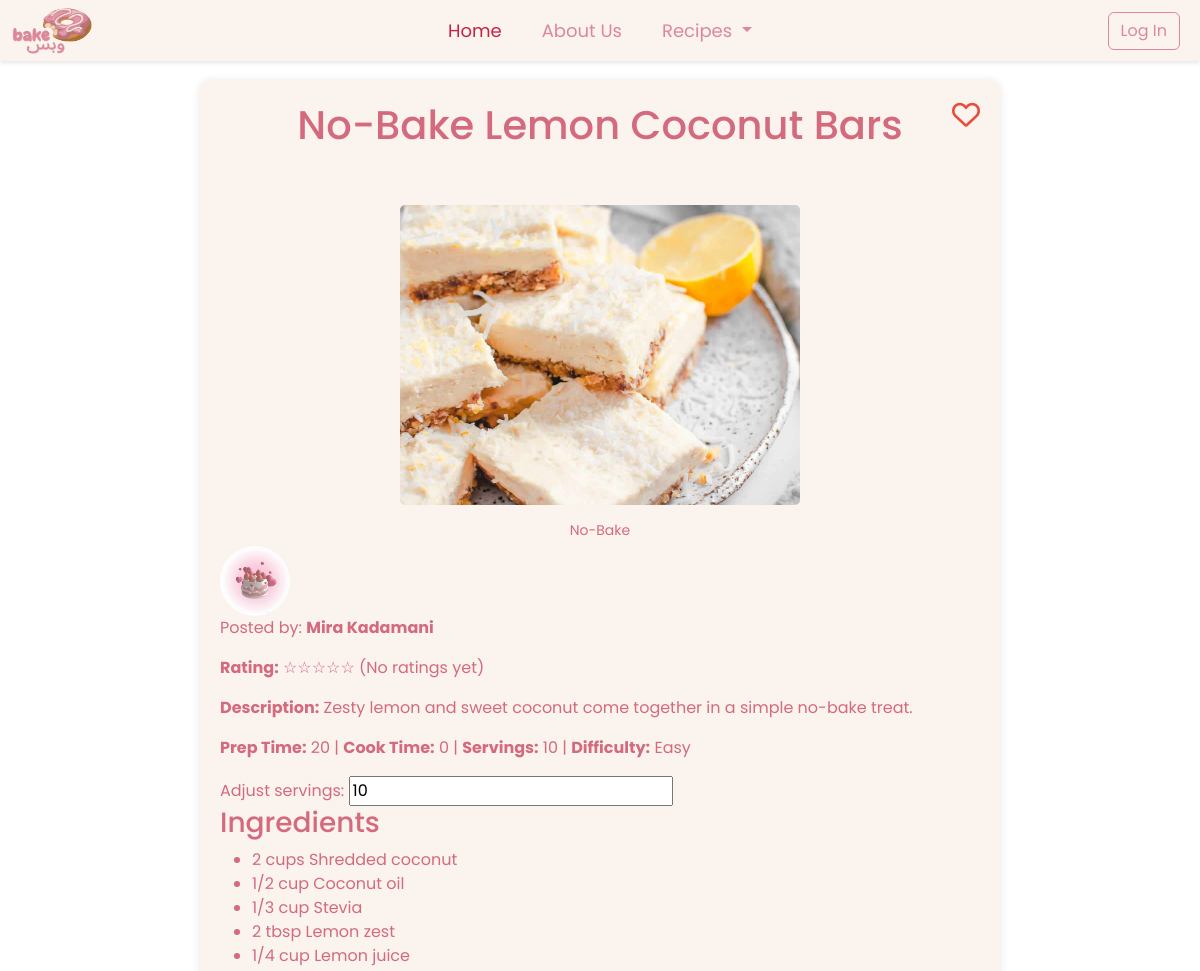
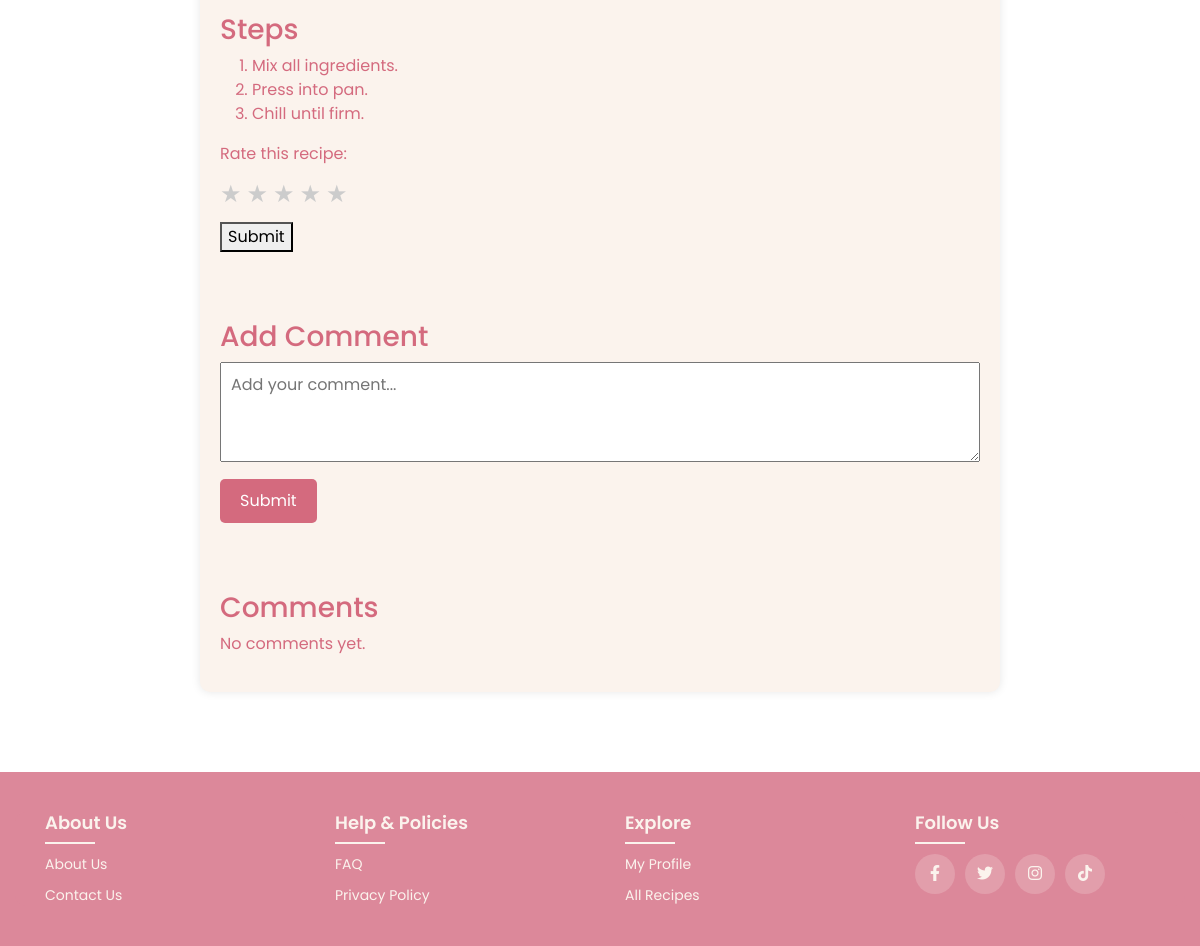
Page /individual-recipes.php?id=177 on the committed database (2 pictures, top to bottom).
### tables this page shows
CREATE TABLE `recipe` (
  `id` int(11) NOT NULL,
  `name` varchar(255) NOT NULL,
  `description` text DEFAULT NULL,
  `category` varchar(100) NOT NULL,
  `prep_time` int(11) DEFAULT NULL,
  `cook_time` int(11) DEFAULT NULL,
  `servings` int(11) DEFAULT NULL,
  `difficulty` enum('Easy','Medium','Hard') NOT NULL DEFAULT 'Easy',
  `image` varchar(255) DEFAULT NULL,
  `ingredients` text DEFAULT NULL,
  `steps` text DEFAULT NULL,
  `user` varchar(255) DEFAULT NULL,
  `created_at` timestamp NOT NULL DEFAULT current_timestamp(),
  `user_id` int(11) NOT NULL
);

CREATE TABLE `users` (
  `user_id` int(11) NOT NULL,
  `username` varchar(50) NOT NULL,
  `email` varchar(100) NOT NULL,
  `password_hash` varchar(255) NOT NULL,
  `profile_picture` varchar(255) DEFAULT 'images/default.png',
  `bio` varchar(270) DEFAULT 'No bio yet',
  `hobbies` varchar(150) DEFAULT 'Still looking for new hobbies...',
  `Userrole` varchar(8) DEFAULT 'Baker'
);

### individual-recipes.php (the view, shortened to what this page needs)
<?php
    include 'individualrecipe.php';
    $isLoggedIn = isset($_SESSION['user_id']);
    $user_id = $_SESSION['user_id'];
    $recipe_id = $_GET['id'];
    $query = "SELECT * FROM recipe WHERE id = :id";
    $stmt = $con->prepare($query);
    $stmt->bindParam(':id', $recipe_id, PDO::PARAM_INT);
    $stmt->execute();
    $recipe = $stmt->fetch(PDO::FETCH_ASSOC);
    $userQuery = $con->prepare("SELECT username, profile_picture FROM users WHERE user_id = ?");
    $userQuery->execute([$recipe['user_id']]);
    $userInfo = $userQuery->fetch();
    $ingredients = json_decode($recipe['ingredients'], true);
    $steps = json_decode($recipe['steps'], true);
    $ratingQuery = $con->prepare("SELECT AVG(rating) AS avg_rating FROM reviews WHERE recipe_id = ?");
    $ratingQuery->execute([$recipe_id]);
    $ratingResult = $ratingQuery->fetch();
    function checkIfFavorited($user_id, $recipe_id, $con) {
        $stmt = $con->prepare("SELECT * FROM favorites WHERE user_id = :user_id AND recipe_id = :recipe_id");
        $stmt->bindParam(':user_id', $user_id, PDO::PARAM_INT);
        $stmt->bindParam(':recipe_id', $recipe_id, PDO::PARAM_INT);
        $stmt->execute();
        return $stmt->rowCount() > 0;
    }
    $isFavorited = checkIfFavorited($user_id, $recipe_id, $con);
?>
<!DOCTYPE html>
<html lang="en">
<head>
    <link href="https://cdn.jsdelivr.net/npm/bootstrap@5.3.2/dist/css/bootstrap.min.css" rel="stylesheet">
    <link rel="stylesheet" href="https://cdnjs.cloudflare.com/ajax/libs/font-awesome/6.0.0/css/all.min.css">
</head>
<body>
    <nav class="navbar custom-navbar sticky-top">
        <div class="container-fluid">
            <a class="navbar-brand" href="#">
                <img src="images/final.png" alt="Website Logo" width="80" height="50" class="d-inline-block align-text-top">
            </a>
            <ul class="navbar-nav d-flex flex-row">
                <li class="nav-item me-3">
                    <a class="nav-link active" aria-current="page" href="index.php">Home</a>
                </li>
                <li class="nav-item me-3">
                    <a class="nav-link" href="about us.php">About Us</a>
                </li>
                <li class="nav-item dropdown me-3">
                    <a class="nav-link dropdown-toggle" href="#" role="button" data-bs-toggle="dropdown" aria-expanded="false">
                        Recipes
                    </a>
                </li>
            </ul>
            <div class="d-flex">
                <?php if (!$isLoggedIn): ?>
                    <button class="btn btn-outline-danger me-2" onclick="window.location.href='login.php'">Log In</button>
                <?php endif; ?>
            </div>
        </div>
    </nav>
    <div class="container">
        <i class="<?php echo $isFavorited ? 'fa-solid' : 'fa-regular'; ?> fa-heart favorite-heart" id="favoriteHeart" onclick="toggleFavorite()"></i>
        <div class="recipe-header">
            <h1><?= htmlspecialchars($recipe['name'] ?? 'No Name Available') ?></h1>
            <br></br>
            <img src="images/<?= htmlspecialchars($recipe['image'] ?? 'default.jpg') ?>" alt="Recipe Image" class="recipe-img" style="width: 400px; height: 300px; object-fit: cover;">
            <div class="categories">
                <?php
                $categories = explode(',', $recipe['category'] ?? '');
                $categories = array_unique($categories);
                foreach ($categories as $category) {
                    echo '<div class="category">' . htmlspecialchars(trim($category)) . '</div>';
                }
                ?>
            </div>
        </div>
        <div class="user-info">
            <img src="<?= htmlspecialchars($userInfo['profile_picture'] ?? 'default.png') ?>" alt="User Picture" class="user-pic">
            <p>Posted by: <strong><?= htmlspecialchars($userInfo['username'] ?? 'Unknown User') ?></strong></p>
        </div>
        <?php
            $averageRating = $ratingResult['avg_rating'];
            echo '<p><strong>Rating:</strong> ';
            if ($averageRating) {
                $roundedRating = round($averageRating);
                for ($i = 1; $i <= 5; $i++) {
                    echo ($i <= $roundedRating) ? '★' : '☆';
                }
                echo " (" . number_format($averageRating, 1) . " / 5)";
            } else {
                echo str_repeat('☆', 5);
                echo " (No ratings yet)";
            }
            echo '</p>';
        ?>
        <p><strong>Description:</strong> <?= htmlspecialchars($recipe['description']) ?></p>
        <p><strong>Prep Time:</strong> <?= htmlspecialchars($recipe['prep_time']) ?> | <strong>Cook Time:</strong>  <?= htmlspecialchars($recipe['cook_time']) ?> | <strong>Servings:</strong> <?= htmlspecialchars($recipe['servings']) ?> | <strong>Difficulty:</strong> <?= htmlspecialchars($recipe['difficulty']) ?></p>
        <div class="serving-calculator">
            <label for="servingInput">Adjust servings:</label>
            <input type="number" id="servingInput" value=<?= htmlspecialchars($recipe['servings']) ?> min="1" onchange="adjustIngredients()">
        </div>
        <h3>Ingredients</h3>
        <ul id="ingredients-list">
            <?php
            foreach ($ingredients as $ingredient) {
                echo "<li id=\"ingredient-" . htmlspecialchars($ingredient['ingredient']) . "\" data-quantity=\"" . htmlspecialchars($ingredient['quantity']) . "\">" . htmlspecialchars($ingredient['quantity']) . " " . htmlspecialchars($ingredient['ingredient']) . "</li>";
            }
            ?>
        </ul>
        <h3>Steps</h3>
        <ol id="steps-list">
            <?php
            foreach ($steps as $step) {
                echo "<li>" . htmlspecialchars($step) . "</li>";
            }
            ?>
        </ol>
        <div class="user-rating">
                    <form method="post" action="">
                        <label for="rating">Rate this recipe:</label>
                        <div class="star-rating">
                            <?php for ($i = 1; $i <= 5; $i++): ?>
                                <span class="star" data-value="<?= $i ?>" onclick="setRating(<?= $i ?>)">
                                    ★
                                </span>
                            <?php endfor; ?>
                        </div>
                        <button type="submit" name="submit_rating">Submit</button>
                    </form>
                </div>
                <div class="discussion-section">
                <br></br>
                <h3>Add Comment</h3>
                <form method="POST" action="individual-recipes.php?id=<?php echo $recipe_id; ?>" style="margin-bottom: 20px;">
                    <textarea name="comment" placeholder="Add your comment..." required
                        style="width: 100%; height: 100px; padding: 10px; font-size: 16px; resize: vertical;"></textarea>
                    <button type="submit"
                        style="margin-top: 10px; padding: 10px 20px; font-size: 16px; display: block;">Submit</button>
                </form>
                <br></br>
                <h3>Comments</h3>
                <div id="commentsList">
                    <?php
                    $hasComments = false;
                    if (!$hasComments) {
                        echo '<p>No comments yet.</p>';
                    }
                    ?>
                </div>
            </div>
        </div>
</body>
    <footer class="footer">
        <div class="container">
            <div class="row">
                <div class="footer-col">
                    <h4>About Us</h4>
                    <ul>
                        <li><a href="about us.php">About us</a></li>
                        <li><a href="contactUs.php">Contact us</a></li>
                    </ul>
                </div>
                <div class="footer-col">
                    <h4>Help & Policies</h4>
                    <ul>
                        <li><a href="#faqpage.php">FAQ</a></li>
                        <li><a href="privacy.php">Privacy Policy</a></li>
                    </ul>
                </div>
                <div class="footer-col">
                    <h4>Explore</h4>
                    <ul>
                        <li><a href="profile page.php">My Profile</a></li>
                        <li><a href="recipes.php">All Recipes</a></li>
                    </ul>
                </div>
                <div class="footer-col">
                    <h4>Follow Us</h4>
                    <div class="social-links">
                        <a href="#"><i class="fab fa-facebook-f"></i></a>
                        <a href="#"><i class="fab fa-twitter"></i></a>
                        <a href="#"><i class="fab fa-instagram"></i></a>
                        <a href="#"><i class="fab fa-tiktok"></i></a>
                    </div>
                </div>
            </div>
        </div>
    </footer>
</html>

### individual-recipes.php (style rules this page uses)
body { background-image: url('https://i.pinimg.com/736x/ec/88/01/ec88011e4d940a6fbfde37d59b58b85b.jpg'); background-size: cover; font-family: 'Poppins', sans-serif; color: #d46a7e; margin: 0; padding: 0; }
.container { background: #fbf3ed; padding: 20px; border-radius: 10px; max-width: 800px; margin: 20px auto; box-shadow: 0 0 10px rgba(0, 0, 0, 0.1); position: relative; }
.custom-navbar { font-family: 'Poppins', sans-serif; font-size: 20px; background-color: #fbf3ed !important; box-shadow: 0 2px 4px rgba(0, 0, 0, 0.1); z-index: 1000; padding: 0; }
.custom-navbar.sticky-top { position: sticky; top: 0; }
.custom-navbar .navbar-nav .nav-link { color: #dc889a !important; font-size: 18px; padding: 8px 12px; transition: color 0.3s ease; }
.custom-navbar .navbar-nav .nav-link.active, .custom-navbar .navbar-nav .nav-link:hover { color: #c42348 !important; }
.custom-navbar .navbar-brand { color: #dc889a !important; font-size: 18px; margin-left: 0; }
.btn-outline-danger { border-color: #dc889a; color: #dc889a; transition: all 0.3s ease; }
.recipe-header { text-align: center; }
.recipe-img { width: 30%; border-radius: 5px; }
.categories { text-align: center; margin-top: 10px; display: flex; flex-wrap: wrap; gap: 10px; justify-content: center; }
.category { background: #fbf3ed; padding: 5px 10px; border-radius: 5px; font-size: 14px; }
.favorite-heart { font-size: 28px; color: #e74c3c; cursor: pointer; transition: color 0.3s; position: absolute; top: 20px; right: 20px; }
.rating-section, .discussion-section { margin-top: 20px; }
.star-rating { display: flex; gap: 5px; margin: 10px 0; }
.star { cursor: pointer; font-size: 24px; color: #ccc; }
.discussion-section button { padding: 10px 20px; background: #d46a7e; color: #fff; border: none; border-radius: 5px; cursor: pointer; }
.user-info img { width: 70px; height: 70px; border-radius: 50%; object-fit: cover; }
.footer { background-color: #dc889a; padding: 40px 0; font-family: 'Poppins', sans-serif; margin-top: 80px; color: #fbf3ed; }
.footer .container { background-color: #dc889a; max-width: 1170px; margin: auto; padding: 0 15px; box-shadow: none; border: none; }
.footer .row { display: flex; flex-wrap: wrap; justify-content: space-between; gap: 20px; margin: 0; padding: 0; }
.footer-col { flex: 1; min-width: 200px; padding: 0 15px; }
.footer-col h4 { font-size: 18px; color: #fbf3ed; text-transform: capitalize; margin-bottom: 20px; font-weight: 600; position: relative; }
.footer-col h4::before { content: ''; position: absolute; left: 0; bottom: -10px; background-color: #fbf3ed; height: 2px; box-sizing: border-box; width: 50px; }
.footer-col ul { list-style: none; padding-left: 0; margin: 0; }
.footer-col ul li:not(:last-child) { margin-bottom: 10px; }
.footer-col ul li a { font-size: 14px; text-transform: capitalize; color: #fbf3ed; text-decoration: none; font-weight: 400; display: block; transition: all 0.3s ease; }
.footer-col .social-links { display: flex; gap: 10px; }
.footer-col .social-links a { display: inline-block; height: 40px; width: 40px; background-color: rgba(251, 243, 237, 0.2); text-align: center; line-height: 40px; border-radius: 50%; color: #fbf3ed; transition: all 0.5s ease; }

### rows in the picture
recipe: name "No-Bake Lemon Coconut Bars", image (picture), category "No-Bake", description "Zesty lemon and sweet coconut come together in a simple no-bake treat.", prep_time "20", cook_time "0", servings "10", difficulty "Easy", steps "Mix all ingredients.", steps "Press into pan.", steps "Chill until firm."
users: profile_picture (placeholder picture), username "Mira Kadamani"

### other values in the picture
str_repeat('☆', 5) "☆☆☆☆☆"
$ingredient['quantity'] "2 cups"
$ingredient['ingredient'] "Shredded coconut"
$ingredient['quantity'] "1/2 cup"
$ingredient['ingredient'] "Coconut oil"
$ingredient['quantity'] "1/3 cup"
$ingredient['ingredient'] "Stevia"
$ingredient['quantity'] "2 tbsp"
$ingredient['ingredient'] "Lemon zest"
$ingredient['quantity'] "1/4 cup"
$ingredient['ingredient'] "Lemon juice"
